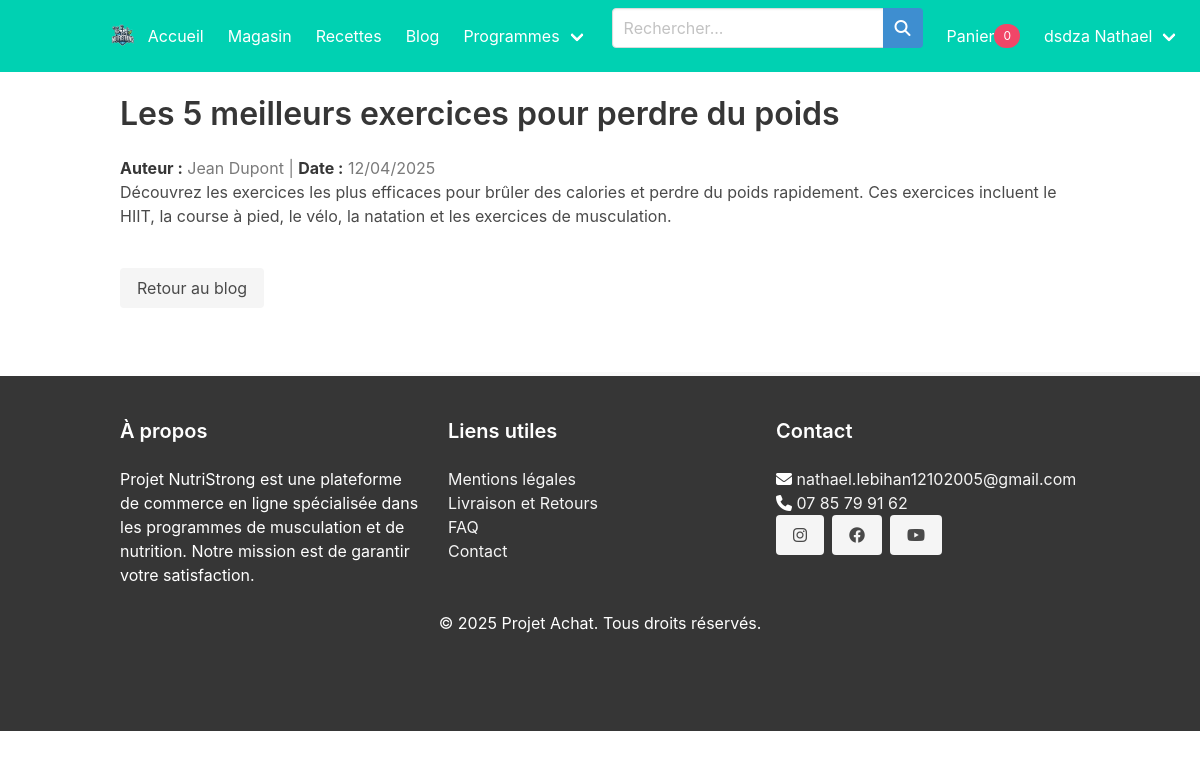
/assets/pages/blog/detail_article.php?id=4 (signed in), run on the app's committed database.
### tables this page shows
CREATE TABLE IF NOT EXISTS `utilisateurs` (
  `id_utilisateur` int NOT NULL AUTO_INCREMENT,
  `nom` varchar(100) NOT NULL,
  `prenom` varchar(100) NOT NULL,
  `email` varchar(150) NOT NULL,
  `bio` text,
  `objectifs_fitness` text,
  `objectif` varchar(255) DEFAULT NULL,
  `mot_de_passe` varchar(255) NOT NULL,
  `role` enum('utilisateur','administrateur','super_administrateur','coach','commercial') DEFAULT 'utilisateur',
  `date_naissance` date DEFAULT NULL,
  `sexe` enum('Homme','Femme','Autre') DEFAULT NULL,
  `date_creation` timestamp NULL DEFAULT CURRENT_TIMESTAMP,
  `photo_profil` varchar(255) DEFAULT NULL,
  `badge` varchar(255) DEFAULT NULL,
  `tentatives` int DEFAULT '0',
  `bloque` tinyint(1) DEFAULT '0',
  `dernier_echec` datetime DEFAULT NULL,
  `notifications_active` tinyint(1) DEFAULT '1',
  PRIMARY KEY (`id_utilisateur`),
  UNIQUE KEY `email` (`email`),
  CONSTRAINT `check_role` CHECK ((`role` in (_utf8mb4'utilisateur',_utf8mb4'administrateur',_utf8mb4'super_administrateur',_utf8mb4'coach',_utf8mb4'commercial')))
);

CREATE TABLE IF NOT EXISTS `articles` (
  `id_article` int NOT NULL AUTO_INCREMENT,
  `titre` varchar(255) NOT NULL,
  `contenu` text NOT NULL,
  `date_creation` timestamp NULL DEFAULT CURRENT_TIMESTAMP,
  `auteur` varchar(255) DEFAULT NULL,
  PRIMARY KEY (`id_article`)
);

### assets/pages/includes/session_start.php (called while the page is built, shortened)
<?php
require_once '../config/db.php';
$isConnected = isset($_SESSION['user_id']);
if ($isConnected) {
    $user_id = $_SESSION['user_id'];
    $stmt = $pdo->prepare("SELECT * FROM utilisateurs WHERE id_utilisateur = :id");
    $stmt->execute(['id' => $user_id]);
    $user = $stmt->fetch();
}
?>

### assets/pages/blog/detail_article.php (the view, shortened to what this page needs)
<?php
include '../includes/header.php';
$id_article = $_GET['id'] ?? null;
$stmt = $pdo->prepare("SELECT titre, contenu, date_creation, auteur FROM articles WHERE id_article = ?");
$stmt->execute([$id_article]);
$article = $stmt->fetch(PDO::FETCH_ASSOC);
?>
<head>
    <link rel="stylesheet" href="https://cdn.jsdelivr.net/npm/bulma@0.9.4/css/bulma.min.css">
</head>
<main class="container mt-5">
    <h1 class="title is-3"><?= htmlspecialchars($article['titre']); ?></h1>
    <p class="is-size-6 has-text-grey">
        <strong>Auteur :</strong> <?= htmlspecialchars($article['auteur'] ?? 'Anonyme'); ?> |
        <strong>Date :</strong> <?= htmlspecialchars(date('d/m/Y', strtotime($article['date_creation']))); ?>
    </p>
    <section class="content">
        <p><?= nl2br(htmlspecialchars($article['contenu'])); ?></p>
    </section>
    <a href="../blog/blog.php" class="button is-light mt-4">Retour au blog</a>
</main>
<?php include '../includes/footer.php'; ?>

### assets/pages/includes/header.php (shortened to what this page needs)
<?php
include '../includes/session_start.php';
?>
<!DOCTYPE html>
<html lang="fr">
<head>
    <link rel="stylesheet" href="../../css/custom.css">
    <link rel="stylesheet" href="https://cdnjs.cloudflare.com/ajax/libs/font-awesome/6.4.0/css/all.min.css">
    <link rel="stylesheet" href="https://cdn.jsdelivr.net/npm/bulma@0.9.4/css/bulma.min.css">
    <link rel="stylesheet" href="https://cdn.jsdelivr.net/npm/swiper/swiper-bundle.min.css">
</head>
<body>
<header class="site-header">
    <nav class="navbar is-primary" role="navigation" aria-label="main navigation">
        <div class="container">
            <div class="navbar-brand">
                <a class="navbar-item" href="<?= isset($_SESSION['user_id']) ? '../Acceuil/accueil.php' : '../Acceuil/index.php'; ?>" style="padding: 0;">
                    <img src="../../img/logo-150px.png" alt="NutriStrong Logo">
                </a>
            </div>
            <div id="navMenu" class="navbar-menu">
                <div class="navbar-start">
                    <a href="../Acceuil/index.php" class="navbar-item">Accueil</a>
                    <a href="../Magasin/magasin.php" class="navbar-item">Magasin</a>
                    <a href="../recette/recettes.php" class="navbar-item">Recettes</a>
                    <a href="../blog/blog.php" class="navbar-item">Blog</a>
                    <div class="navbar-item has-dropdown is-hoverable">
                        <a class="navbar-link">Programmes</a>
                    </div>
                </div>
                <div class="navbar-end">
                    <div class="navbar-item is-hidden-touch">
                        <form action="../Recherche/recherche.php" method="GET">
                            <div class="field has-addons">
                                <div class="control">
                                    <input class="input" type="text" name="query" placeholder="Rechercher...">
                                </div>
                                <div class="control">
                                    <button class="button is-info" type="submit">
                                        <span class="icon">
                                            <i class="fas fa-search"></i>
                                        </span>
                                    </button>
                                </div>
                            </div>
                        </form>
                    </div>
                    <a href="../Panier/panier.php" class="navbar-item">
                        Panier
                        <span class="tag is-danger is-rounded">
                            <?= isset($_SESSION['cart_quantity']) ? $_SESSION['cart_quantity'] : 0 ?>
                        </span>
                    </a>
                    <?php if (isset($_SESSION['user_id'])): ?>
                        <div class="navbar-item has-dropdown is-hoverable">
                            <a class="navbar-link" id="user-name"><?= htmlspecialchars($user['prenom'] . ' ' . $user['nom']) ?></a>
                        </div>
                    <?php endif; ?>
                </div>
        </div>
    </nav>
</header>
</body>
</html>

### assets/css/custom.css (style rules this page uses)
:root { --primary-color: #ffffff; --secondary-color: #3273dc; --accent-color: #ff3860; --text-light: #4a4a4a; --text-dark: #363636; --gradient: linear-gradient(135deg, #ffffff 0%, #f5f5f5 100%); --shadow: 0 4px 6px rgba(0, 0, 0, 0.1); --transition: all 0.3s ease; --bulma-primary: #3273dc; --bulma-danger: #ff3860; }
.input, .textarea { border-radius: 8px; transition: var(--transition); background: var(--primary-color); color: var(--text-dark); border: 1px solid #ccc; }

### data on the page
utilisateurs: prenom+nom "dsdza Nathael"
articles: titre "Les 5 meilleurs exercices pour perdre du poids", auteur "Jean Dupont", date_creation "12/04/2025", contenu "Découvrez les exercices les plus efficaces pour brûler des calories et perdre du poids rapidement. Ces exercices incluent le HIIT, la course à pied, le vélo, la natation et les exercices de musculation."
